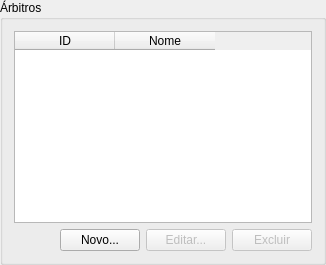
           <widget class="QGroupBox" name="groupBox_9">
            <property name="sizePolicy">
             <sizepolicy hsizetype="Preferred" vsizetype="Preferred">
              <horstretch>1</horstretch>
              <verstretch>1</verstretch>
             </sizepolicy>
            </property>
            <property name="minimumSize">
             <size>
              <width>293</width>
              <height>175</height>
             </size>
            </property>
            <property name="title">
             <string>Árbitros</string>
            </property>
            <layout class="QGridLayout" name="gridLayout_16">
             <item row="1" column="1">
              <widget class="QPushButton" name="arbNovo">
               <property name="text">
                <string>Novo...</string>
               </property>
              </widget>
             </item>
             <item row="1" column="2">
              <widget class="QPushButton" name="arbEditar">
               <property name="enabled">
                <bool>false</bool>
               </property>
               <property name="text">
                <string>Editar...</string>
               </property>
              </widget>
             </item>
             <item row="1" column="3">
              <widget class="QPushButton" name="arbExcluir">
               <property name="enabled">
                <bool>false</bool>
               </property>
               <property name="text">
                <string>Excluir</string>
               </property>
              </widget>
             </item>
             <item row="1" column="0">
              <spacer name="horizontalSpacer_4">
               <property name="orientation">
                <enum>Qt::Horizontal</enum>
               </property>
               <property name="sizeHint" stdset="0">
                <size>
                 <width>40</width>
                 <height>20</height>
                </size>
               </property>
              </spacer>
             </item>
             <item row="0" column="0" colspan="4">
              <widget class="QTableWidget" name="arbTableWidget">
               <property name="enabled">
                <bool>true</bool>
               </property>
               <property name="autoScroll">
                <bool>false</bool>
               </property>
               <property name="editTriggers">
                <set>QAbstractItemView::NoEditTriggers</set>
               </property>
               <property name="selectionMode">
                <enum>QAbstractItemView::SingleSelection</enum>
               </property>
               <property name="selectionBehavior">
                <enum>QAbstractItemView::SelectRows</enum>
               </property>
               <property name="showGrid">
                <bool>false</bool>
               </property>
               <attribute name="horizontalHeaderCascadingSectionResizes">
                <bool>false</bool>
               </attribute>
               <attribute name="horizontalHeaderDefaultSectionSize">
                <number>100</number>
               </attribute>
               <attribute name="horizontalHeaderHighlightSections">
                <bool>true</bool>
               </attribute>
               <attribute name="horizontalHeaderMinimumSectionSize">
                <number>25</number>
               </attribute>
               <attribute name="verticalHeaderVisible">
                <bool>false</bool>
               </attribute>
               <column>
                <property name="text">
                 <string>ID</string>
                </property>
               </column>
               <column>
                <property name="text">
                 <string>Nome</string>
                </property>
               </column>
              </widget>
             </item>
            </layout>
           </widget>
